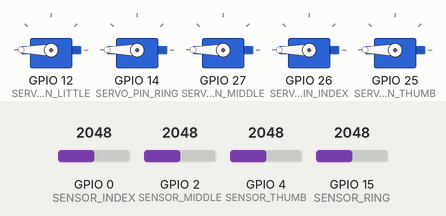
The program below on a simulated ESP32. Shown: 5 × servo. Inputs (shaded band) come from the test bench; at power-on: GPIO 0 (SENSOR_INDEX) = 2048, GPIO 2 (SENSOR_MIDDLE) = 2048, GPIO 4 (SENSOR_THUMB) = 2048, GPIO 15 (SENSOR_RING) = 2048.

Above: at 1.2 s.
1.3 s: GPIO 0 (SENSOR_INDEX) set to 1228
At 2.3 s:
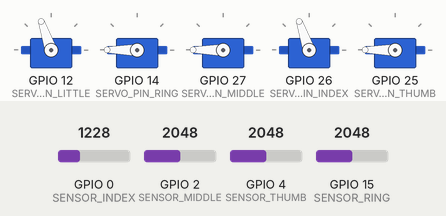
2.8 s: GPIO 2 (SENSOR_MIDDLE) set to 1228
At 3.5 s:
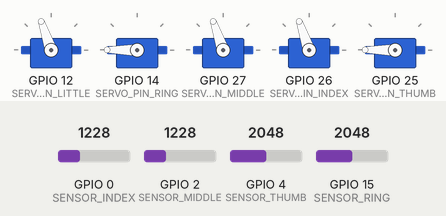
4.3 s: GPIO 4 (SENSOR_THUMB) set to 1228
At 4.6 s:
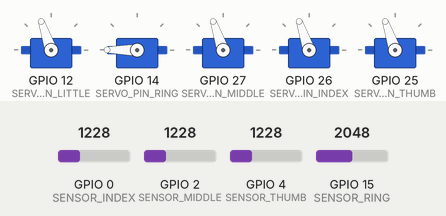
5.8 s: GPIO 15 (SENSOR_RING) set to 1228
At 6.9 s:
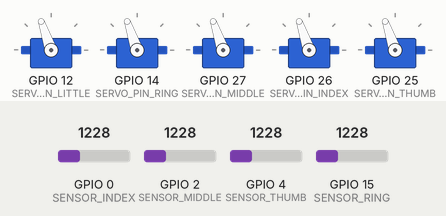
7.3 s: GPIO 0 (SENSOR_INDEX) set to 122
At 8.1 s:
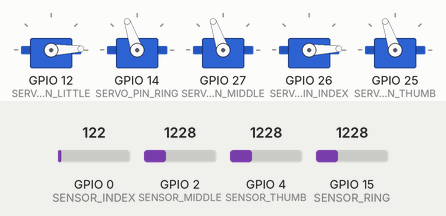
8.8 s: GPIO 2 (SENSOR_MIDDLE) set to 122
At 9.2 s:
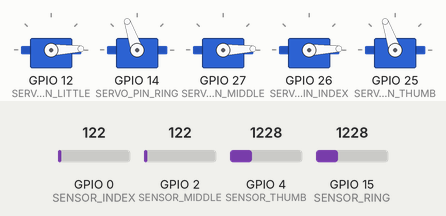
Timing chart, 0 to 11.3 s (numbered marks = the images above; inputs shaded):
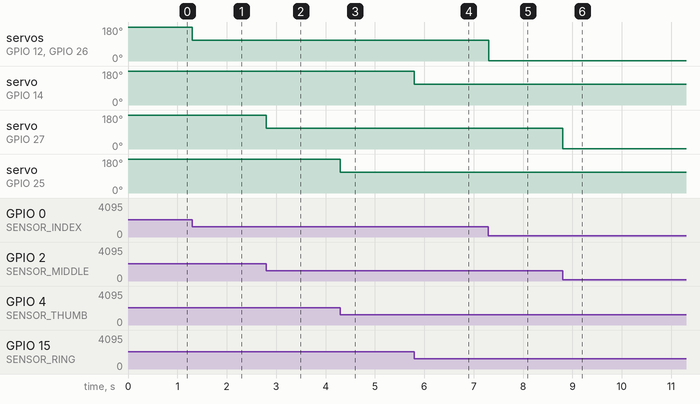

The program:

main.cpp
```cpp
#include <Arduino.h>
#include <ESP32Servo.h>
#include <PS4Controller.h>

const uint8_t SERVO_PIN_LITTLE = 12;
const uint8_t SERVO_PIN_RING = 14;
const uint8_t SERVO_PIN_MIDDLE = 27;
const uint8_t SERVO_PIN_INDEX = 26;
const uint8_t SERVO_PIN_THUMB = 25;
const uint8_t SENSOR_LITTLE = 32;
const uint8_t SENSOR_RING = 15;
const uint8_t SENSOR_MIDDLE = 2;
const uint8_t SENSOR_INDEX = 0;
const uint8_t SENSOR_THUMB = 4;

Servo little, ring, middle, hitosasi, thumb;

bool prevCircleState = false;
bool prevCrossState = false;
bool prevSquareState = false;
bool prevTriangleState = false;
void setup() {
    // PS4.begin("08:B6:1F:ED:5E:34");
    Serial.begin(9600);
    little.attach(SERVO_PIN_LITTLE);
    ring.attach(SERVO_PIN_RING);
    middle.attach(SERVO_PIN_MIDDLE);
    hitosasi.attach(SERVO_PIN_INDEX);
    thumb.attach(SERVO_PIN_THUMB);
}

void loop() {
    int little_value, ring_value, middle_value, hitosasi_value, thumb_value;
    if (!PS4.isConnected()) {
        return;
    }

    little_value = map(analogRead(SENSOR_INDEX), 100, 1024, 0, 90);
    ring_value = map(analogRead(SENSOR_RING), 100, 1024, 0, 90);
    middle_value = map(analogRead(SENSOR_MIDDLE), 100, 1024, 0, 90);
    hitosasi_value = map(analogRead(SENSOR_INDEX), 100, 1024, 0, 90);
    thumb_value = map(analogRead(SENSOR_THUMB), 100, 1024, 0, 90);

    little.write(little_value);
    ring.write(ring_value);
    middle.write(middle_value);
    hitosasi.write(hitosasi_value);
    thumb.write(thumb_value);
}

//  // PS4.begin("08:B6:1F:ED:5E:34");
//   Serial.begin(9600);
//   little.attach(SERVO_PIN_LITTLE);
//   ring.attach(SERVO_PIN_RING);
//   middle.attach(SERVO_PIN_MIDDLE);
//   hitosasi.attach(SERVO_PIN_INDEX);
//   thumb.attach(SERVO_PIN_THUMB);
// }

// void loop()
// {
//   if (!PS4.isConnected())
//   {
//     return;
//   }

//   bool circlePressed = PS4.Circle();
//   bool crossPressed = PS4.Cross();
//   bool squarePressed = PS4.Square();
//   bool trianglePressed = PS4.Triangle();

//   if (circlePressed)
//   {
//     little.write(180); // 時計回りに回転
//     delay(500);        // 0.5秒回転（調整可）
//     little.write(90);  // 停止（中立の90にする）
//     little.write(0);   // 時計回りに回転
//     delay(500);        // 0.5秒回転（調整可）
//     little.write(90);  // 停止（中立の90にする）
//   }
//   if (crossPressed)
//   {
//     ring.write(180);
//     delay(500);
//     ring.write(90);
//     ring.write(0);
//     delay(500);
//     ring.write(90);
//   }

//   if (squarePressed)
//   {
//     middle.write(180);
//     delay(500);
//     middle.write(90);
//     middle.write(0);
//     delay(500);
//     middle.write(90);
//   }

//   if (trianglePressed)
//   {
//     hitosasi.write(180);
//     delay(500);
//     hitosasi.write(90);
//     hitosasi.write(0);
//     delay(500);
//     hitosasi.write(90);
//   }
//   if (circlePressed)
//   {
//     thumb.write(180);
//     delay(500);
//     thumb.write(90);
//     thumb.write(0);
//     delay(500);
//     thumb.write(90);
//   }
```

Measured:
- after the input at 1.3 s, servo on GPIO 12 (SERVO_PIN_LITTLE), servo on GPIO 26 (SERVO_PIN_INDEX): 180° → 109° at once
- after the input at 2.8 s, servo on GPIO 27 (SERVO_PIN_MIDDLE): 180° → 109° at once
- after the input at 4.3 s, servo on GPIO 25 (SERVO_PIN_THUMB): 180° → 109° at once
- after the input at 5.8 s, servo on GPIO 14 (SERVO_PIN_RING): 180° → 109° at once
- after the input at 7.3 s, servo on GPIO 12 (SERVO_PIN_LITTLE), servo on GPIO 26 (SERVO_PIN_INDEX): 109° → 2° at once
- after the input at 8.8 s, servo on GPIO 27 (SERVO_PIN_MIDDLE): 109° → 2° at once
